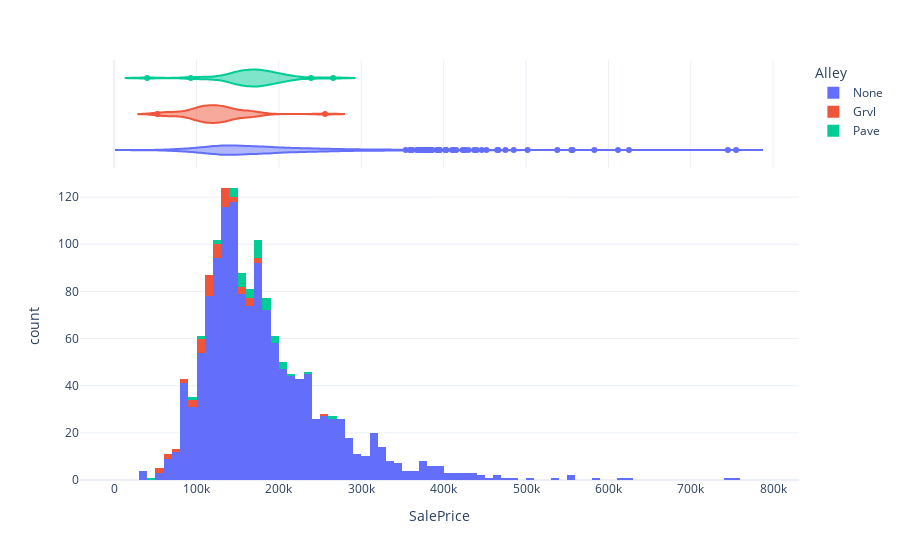

This figure's notebook cell:
### Code cell
px.histogram(df.fillna("None"), x="SalePrice", color="Alley", marginal="violin")

### Figure 1 — Plotly figure (JSON) as saved in the notebook; plotly's stock layout.template omitted (floating-point values rounded to 4 significant figures; data arrays with more than 128 entries replaced by an {"elided": "..."} marker saying what was removed)
{"data": [{"alignmentgroup": "True", "bingroup": "x", "hovertemplate": "Alley=None<br>SalePrice=%{x}<br>count=%{y}<extra></extra>", "legendgroup": "None", "marker": {"color": "#636efa"}, "name": "None", "offsetgroup": "None", "orientation": "v", "showlegend": true, "type": "histogram", "x": {"elided": "1363 int values"}, "xaxis": "x", "yaxis": "y"}, {"alignmentgroup": "True", "hovertemplate": "Alley=None<br>SalePrice=%{x}<extra></extra>", "legendgroup": "None", "marker": {"color": "#636efa"}, "name": "None", "offsetgroup": "None", "scalegroup": "x", "showlegend": false, "type": "violin", "x": {"elided": "1363 int values"}, "xaxis": "x2", "yaxis": "y2"}, {"alignmentgroup": "True", "bingroup": "x", "hovertemplate": "Alley=Grvl<br>SalePrice=%{x}<br>count=%{y}<extra></extra>", "legendgroup": "Grvl", "marker": {"color": "#EF553B"}, "name": "Grvl", "offsetgroup": "Grvl", "orientation": "v", "showlegend": true, "type": "histogram", "x": [139400, 110000, 163500, 100000, 110000, 107000, 137000, 73000, 135900, 89500, 178000, 119000, 115000, 135000, 110000, 98000, 161000, 124500, 106250, 131500, 114504, 67000, 124000, 135000, 87000, 159500, 103000, 132000, 96500, 128000, 116000, 157500, 153900, 106500, 168000, 90000, 170000, 140000, 115000, 120000, 125000, 129500, 256000, 52500, 117000, 58500, 136000, 105000, 140000, 64500], "xaxis": "x", "yaxis": "y"}, {"alignmentgroup": "True", "hovertemplate": "Alley=Grvl<br>SalePrice=%{x}<extra></extra>", "legendgroup": "Grvl", "marker": {"color": "#EF553B"}, "name": "Grvl", "offsetgroup": "Grvl", "scalegroup": "x", "showlegend": false, "type": "violin", "x": [139400, 110000, 163500, 100000, 110000, 107000, 137000, 73000, 135900, 89500, 178000, 119000, 115000, 135000, 110000, 98000, 161000, 124500, 106250, 131500, 114504, 67000, 124000, 135000, 87000, 159500, 103000, 132000, 96500, 128000, 116000, 157500, 153900, 106500, 168000, 90000, 170000, 140000, 115000, 120000, 125000, 129500, 256000, 52500, 117000, 58500, 136000, 105000, 140000, 64500], "xaxis": "x2", "yaxis": "y2"}, {"alignmentgroup": "True", "bingroup": "x", "hovertemplate": "Alley=Pave<br>SalePrice=%{x}<br>count=%{y}<extra></extra>", "legendgroup": "Pave", "marker": {"color": "#00cc96"}, "name": "Pave", "offsetgroup": "Pave", "orientation": "v", "showlegend": true, "type": "histogram", "x": [40000, 172500, 164500, 176000, 152000, 185000, 164700, 239000, 214500, 145000, 127000, 187750, 155000, 184000, 176000, 146000, 151000, 200000, 159434, 196000, 102776, 265979, 172500, 179400, 93000, 147400, 151000, 153500, 173733, 199900, 197000, 160000, 171900, 174000, 180500, 208900, 122000, 144152, 163000, 207000, 185000], "xaxis": "x", "yaxis": "y"}, {"alignmentgroup": "True", "hovertemplate": "Alley=Pave<br>SalePrice=%{x}<extra></extra>", "legendgroup": "Pave", "marker": {"color": "#00cc96"}, "name": "Pave", "offsetgroup": "Pave", "scalegroup": "x", "showlegend": false, "type": "violin", "x": [40000, 172500, 164500, 176000, 152000, 185000, 164700, 239000, 214500, 145000, 127000, 187750, 155000, 184000, 176000, 146000, 151000, 200000, 159434, 196000, 102776, 265979, 172500, 179400, 93000, 147400, 151000, 153500, 173733, 199900, 197000, 160000, 171900, 174000, 180500, 208900, 122000, 144152, 163000, 207000, 185000], "xaxis": "x2", "yaxis": "y2"}], "layout": {"barmode": "relative", "legend": {"title": {"text": "Alley"}, "tracegroupgap": 0}, "margin": {"t": 60}, "xaxis": {"anchor": "y", "domain": [0, 1], "title": {"text": "SalePrice"}}, "xaxis2": {"anchor": "y2", "domain": [0, 1], "matches": "x", "showgrid": true, "showticklabels": false}, "yaxis": {"anchor": "x", "domain": [0, 0.7326], "title": {"text": "count"}}, "yaxis2": {"anchor": "x2", "domain": [0.7426, 1], "matches": "y2", "showgrid": false, "showline": false, "showticklabels": false, "ticks": ""}}}
